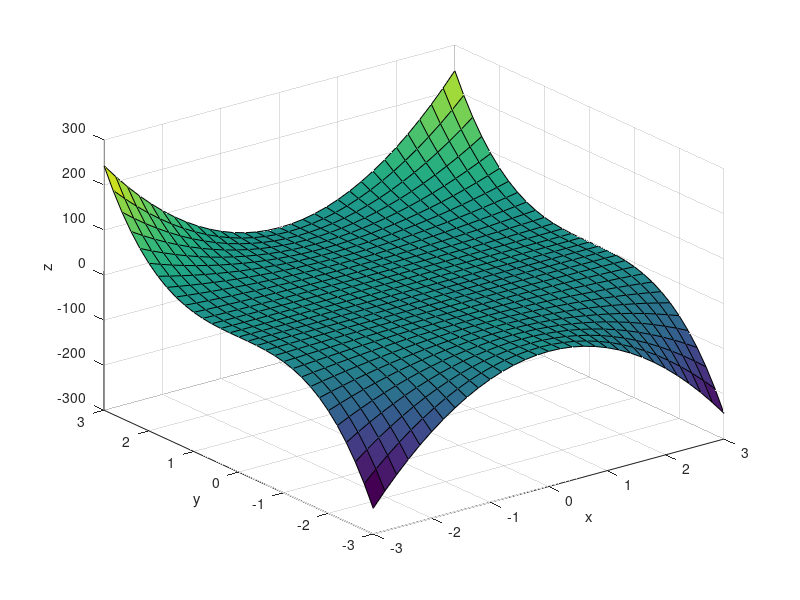

Recreate this plot in MATLAB.
%plot3 VECTORS

x = 1:10;
disp(x);

fx =  gradient(x);

x = -2:0.2:2;
y = x';
z = x .* exp(-x.^2 - y.^2);
[px,py] = gradient(z);

figure
contour(x,y,z)
hold on
quiver(x,y,px,py)
hold off

%phase 1; 2d plot

y = sin(-1:0.25:0.5);
yp = gradient(y,0.25);
y_guess = y(end) + yp(end)*(0.5005 - 0.5)
y_actual = sin(0.5005)

x = -3:0.2:3;
y = x';
f = x.^2 .* y.^3;
surf(x,y,f)
xlabel('x')
ylabel('y')
zlabel('z')

%phase 2 3d plot, looks pretty




